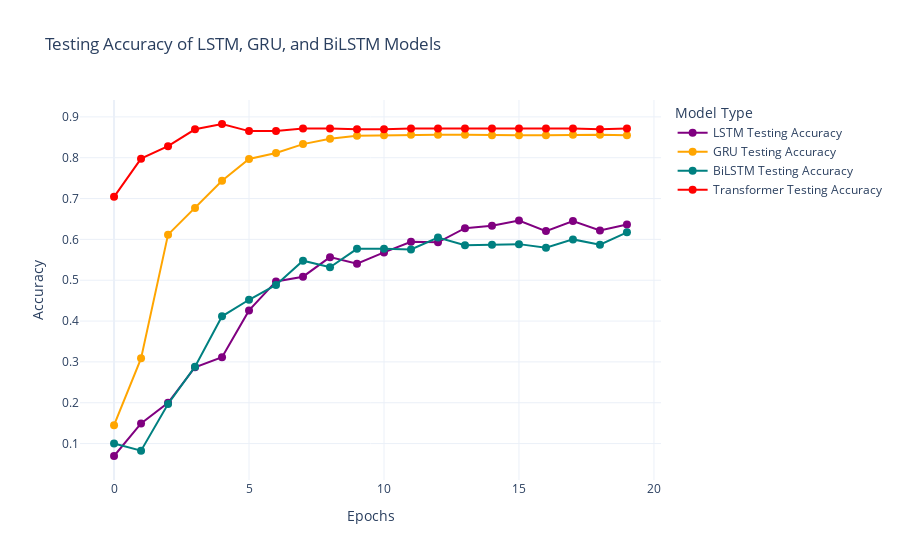

This figure's notebook cell:
### Code cell
import plotly.graph_objects as go

# Create a figure object
fig_accuracy = go.Figure()

Transformer_accuracies = [
    0.7043, 0.7978, 0.8283, 0.8696, 0.8826,
    0.8652, 0.8652, 0.8717, 0.8717, 0.8696,
    0.8696, 0.8717, 0.8717, 0.8717, 0.8717,
    0.8717, 0.8717, 0.8717, 0.8696, 0.8717
]

# Add LSTM testing accuracy trace
fig_accuracy.add_trace(go.Scatter(
    y=accuracy_test_log,  # Testing accuracy data for LSTM
    mode='lines+markers',  # Use both lines and markers
    name='LSTM Testing Accuracy',  # Trace name
    line=dict(color='purple', width=2),  # Purple color for LSTM line
    marker=dict(color='purple', size=8)  # Purple markers
))

# Add GRU testing accuracy trace
fig_accuracy.add_trace(go.Scatter(
    y=accuracy_test_gru,  # Testing accuracy data for GRU
    mode='lines+markers',  # Use both lines and markers
    name='GRU Testing Accuracy',  # Trace name
    line=dict(color='orange', width=2),  # Orange color for GRU line
    marker=dict(color='orange', size=8)  # Orange markers
))

# Add BiLSTM testing accuracy trace
fig_accuracy.add_trace(go.Scatter(
    y=accuracy_test_bilstm,  # Testing accuracy data for BiLSTM
    mode='lines+markers',  # Use both lines and markers
    name='BiLSTM Testing Accuracy',  # Trace name
    line=dict(color='teal', width=2),  # Teal color for BiLSTM line
    marker=dict(color='teal', size=8)  # Teal markers
))

# Add Transformer testing accuracy trace
fig_accuracy.add_trace(go.Scatter(
    y=Transformer_accuracies,  # Testing accuracy data for Transformer
    mode='lines+markers',  # Use both lines and markers
    name='Transformer Testing Accuracy',  # Trace name
    line=dict(color='red', width=2),  # Red color for Transformer line
    marker=dict(color='red', size=8)  # Red markers
))

# Update the layout to add titles and labels
fig_accuracy.update_layout(
    title='Testing Accuracy of LSTM, GRU, BiLSTM, and Transformer Models',
    xaxis_title='Epochs',
    yaxis_title='Accuracy',
    legend_title='Model Type',
    template='plotly_white'  # Use a simple, clean template
)

# Display the figure
fig_accuracy.show()

### Figure 1 — Plotly figure (JSON) as saved in the notebook; plotly's stock layout.template omitted (floating-point values rounded to 4 significant figures)
{"data": [{"line": {"color": "purple", "width": 2}, "marker": {"color": "purple", "size": 8}, "mode": "lines+markers", "name": "LSTM Testing Accuracy", "type": "scatter", "y": [0.06957, 0.1493, 0.2, 0.287, 0.3116, 0.4261, 0.4971, 0.5087, 0.5565, 0.5406, 0.5681, 0.5942, 0.5928, 0.6275, 0.6333, 0.6464, 0.6203, 0.6449, 0.6217, 0.6362]}, {"line": {"color": "orange", "width": 2}, "marker": {"color": "orange", "size": 8}, "mode": "lines+markers", "name": "GRU Testing Accuracy", "type": "scatter", "y": [0.1449, 0.3087, 0.6116, 0.6768, 0.7435, 0.7971, 0.8116, 0.8333, 0.8464, 0.8536, 0.8551, 0.8565, 0.8565, 0.8565, 0.8551, 0.8551, 0.8551, 0.8565, 0.8565, 0.8551]}, {"line": {"color": "teal", "width": 2}, "marker": {"color": "teal", "size": 8}, "mode": "lines+markers", "name": "BiLSTM Testing Accuracy", "type": "scatter", "y": [0.1, 0.08261, 0.1971, 0.2884, 0.4116, 0.4522, 0.4884, 0.5478, 0.5319, 0.5768, 0.5768, 0.5754, 0.6043, 0.5855, 0.587, 0.5884, 0.5797, 0.6, 0.587, 0.6174]}, {"line": {"color": "red", "width": 2}, "marker": {"color": "red", "size": 8}, "mode": "lines+markers", "name": "Transformer Testing Accuracy", "type": "scatter", "y": [0.7043, 0.7978, 0.8283, 0.8696, 0.8826, 0.8652, 0.8652, 0.8717, 0.8717, 0.8696, 0.8696, 0.8717, 0.8717, 0.8717, 0.8717, 0.8717, 0.8717, 0.8717, 0.8696, 0.8717]}], "layout": {"legend": {"title": {"text": "Model Type"}}, "title": {"text": "Testing Accuracy of LSTM, GRU, and BiLSTM Models"}, "xaxis": {"title": {"text": "Epochs"}}, "yaxis": {"title": {"text": "Accuracy"}}}}
